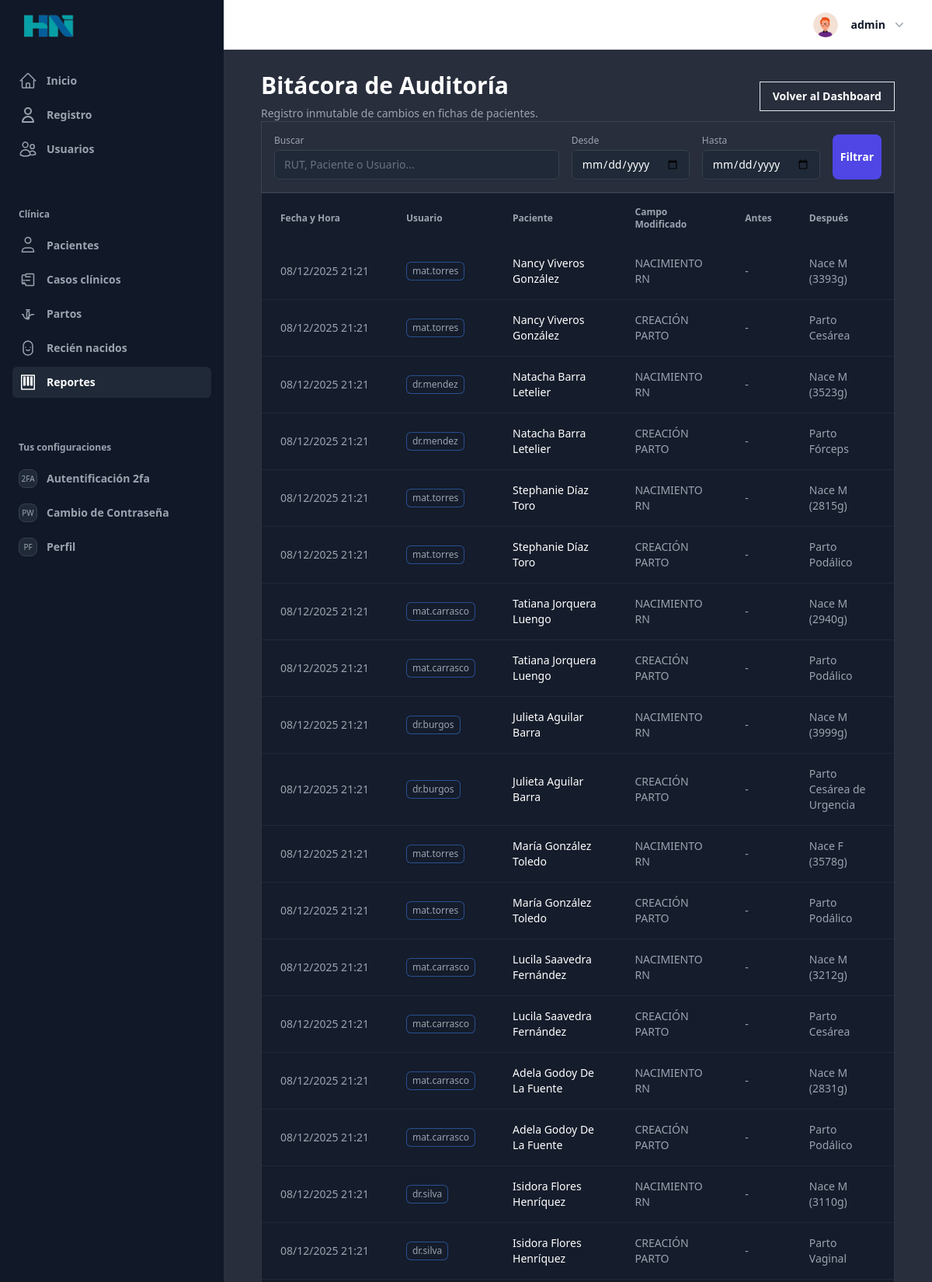
Page /reportes/auditoria/ (signed in, upper part) on the committed database.
### UsuarioApp/models.py (models this page shows, shortened)
class Profile(models.Model):
    last_activity = models.DateTimeField(null=True, blank=True)
    image = models.ImageField(upload_to=profile_picture_path, default="profile.webp")
    user_FK = models.OneToOneField(
        User, on_delete=models.CASCADE, related_name="profile"
    )
    position_FK = models.ForeignKey(
        Position, on_delete=models.SET_NULL, null=True, blank=True
    )
    def save(self, *args, **kwargs):
        update_last_activity = kwargs.pop("update_last_activity", False)
        if update_last_activity:
            self.last_activity = timezone.now()
            kwargs["update_fields"] = ["last_activity"]
        if self.pk:
            handle_old_image(Profile, self.pk, self.image)
        super(Profile, self).save(*args, **kwargs)
        if self.image and os.path.exists(self.image.path):
            resize_image(self.image.path, 300)
            crop_image(self.image.path, 300)
    def update_last_activity(self):
        self.save(update_last_activity=True)
    class Meta:
        verbose_name = "Perfil"
        verbose_name_plural = "Perfiles"
        ordering = ["-id"]

### clinica/models.py (models this page shows, shortened)
class HistorialPaciente(models.Model):
    paciente = models.ForeignKey(Paciente, on_delete=models.CASCADE, related_name='historial')
    usuario = models.ForeignKey(settings.AUTH_USER_MODEL, on_delete=models.SET_NULL, null=True)
    fecha = models.DateTimeField(auto_now_add=True)
    campo_modificado = models.CharField(max_length=100)
    valor_anterior = models.TextField(blank=True, null=True)
    valor_nuevo = models.TextField(blank=True, null=True)
    class Meta:
        ordering = ['-fecha']

class Paciente(models.Model):
    class SexoChoices(models.TextChoices):
        MASCULINO = "M", _("Masculino")
        FEMENINO = "F", _("Femenino")
        OTRO = "O", _("Otro")
    class EstadoCivilChoices(models.TextChoices):
        SOLTERA = "soltera", _("Soltera")
        CASADA = "casada", _("Casada")
        VIUDA = "viuda", _("Viuda")
        DIVORCIADA = "divorciada", _("Divorciada")
        CONVIVIENTE = "conviviente", _("Conviviente")
        OTRO = "otro", _("Otro")
    class NivelEducacionalChoices(models.TextChoices):
        NINGUNA = "ninguna", _("Ninguna")
        BASICA = "basica", _("Básica")
        MEDIA = "media", _("Media")
        TECNICA = "tecnica", _("Técnica")
        UNIVERSITARIA = "universitaria", _("Universitaria")
        OTRO = "otro", _("Otro")
    class EstadoAtencionChoices(models.TextChoices):
        EN_ESPERA = "en_espera", _("En espera")
        EN_OBSERVACION = "en_observacion", _("En observación")
        ATENDIDO = "atendido", _("Atendido")
        DERIVADO = "derivado", _("Derivado")
    class RiesgoObstetricoChoices(models.TextChoices):
        BAJO = "bajo", _("Bajo")
        MEDIO = "medio", _("Medio")
        ALTO = "alto", _("Alto")
    rut = models.CharField(_("RUT"), max_length=12, unique=True)
    nombres = models.CharField(_("Nombres"), max_length=100, blank=True)
    apellido_paterno = models.CharField(_("Apellido paterno"), max_length=100, blank=True)
    apellido_materno = models.CharField(_("Apellido materno"), max_length=100, blank=True)
    nombre_completo = models.CharField(_("Nombre completo"), max_length=255, blank=True)
    fecha_nacimiento = models.DateField(_("Fecha de nacimiento"))
    sexo = models.CharField(_("Sexo"), max_length=1, choices=SexoChoices.choices)
    telefono = models.CharField(_("Teléfono"), max_length=20, blank=True)
    email = models.EmailField(_("Correo electrónico"), blank=True)
    direccion = models.CharField(_("Dirección"), max_length=255, blank=True)
    estado_civil = models.CharField(
        _("Estado civil"),
        max_length=20,
        choices=EstadoCivilChoices.choices,
        default=EstadoCivilChoices.OTRO,
        blank=True,
    )
    nivel_educacional = models.CharField(
        _("Nivel educacional"),
        max_length=20,
        choices=NivelEducacionalChoices.choices,
        default=NivelEducacionalChoices.OTRO,
        blank=True,
    )
    consultorio = models.ForeignKey(
        Consultorio,
        verbose_name=_("Consultorio de referencia"),
        related_name="pacientes",
        on_delete=models.SET_NULL,
        null=True,
        blank=True,
        db_column="consultorio_id",
    )
    consultorio_otro = models.CharField(
        _("Especifique Consultorio"),
        max_length=120,
        blank=True,
        help_text=_("Llenar solo si el consultorio no aparece en la lista.")
    )
    registrado_por = models.ForeignKey(
        settings.AUTH_USER_MODEL,
        verbose_name=_("Registrado por"),
        related_name="pacientes_registrados",
        on_delete=models.SET_NULL,
        null=True,
        blank=True,
    )
    actualizado_por = models.ForeignKey(
        settings.AUTH_USER_MODEL,
        verbose_name=_("Actualizado por"),
        related_name="pacientes_actualizados",
        on_delete=models.SET_NULL,
        null=True,
        blank=True,
    )
    nacionalidad = models.ForeignKey(
        Nacionalidad,
        verbose_name=_("Nacionalidad"),
        related_name="pacientes",
        on_delete=models.SET_NULL,
        null=True,
        blank=True,
        db_column="nacionalidad_codigo",
    )
    nacionalidad_otro = models.CharField(
        _("Especifique Nacionalidad"),
        max_length=60,
        blank=True,
        help_text=_("Llenar solo si seleccionó 'Otra' en Nacionalidad.")
    )
    pueblo_originario = models.ForeignKey(
        PuebloOriginario,
        verbose_name=_("Pueblo originario"),
        related_name="pacientes",
        on_delete=models.SET_NULL,
        null=True,
        blank=True,
        db_column="pueblo_originario_id",
    )
    activo = models.BooleanField(_("Activo"), default=True)
    estado_atencion = models.CharField(
        _("Estado de atención"),
        max_length=20,
        choices=EstadoAtencionChoices.choices,
        default=EstadoAtencionChoices.EN_ESPERA,
    )
    riesgo_obstetrico = models.CharField(
        _("Riesgo obstétrico"),
        max_length=10,
        choices=RiesgoObstetricoChoices.choices,
        default=RiesgoObstetricoChoices.BAJO,
    )
    contacto_emergencia_nombre = models.CharField(
        _("Nombre contacto de emergencia"),
        max_length=120,
        blank=True,
    )
    contacto_emergencia_telefono = models.CharField(
        _("Teléfono contacto de emergencia"),
        max_length=20,
        blank=True,
    )
    fecha_creacion = models.DateTimeField(_("Fecha de creación"), auto_now_add=True)
    fecha_actualizacion = models.DateTimeField(_("Fecha de actualización"), auto_now=True)
    class Meta:
        ordering = ["nombres", "apellido_paterno", "apellido_materno"]
        verbose_name = _("Paciente")
        verbose_name_plural = _("Pacientes")
        indexes = [
            models.Index(fields=["fecha_nacimiento"], name="idx_paciente_fecha_nac"),
            models.Index(fields=["nombres", "apellido_paterno"], name="idx_paciente_nombre"),
        ]

### reportes/views.py (the view, shortened to what this page needs)
# urls.py: path('auditoria/', views.ReporteAuditoriaView.as_view(), name='auditoria_list'),
class ReporteAuditoriaView(PermitsPositionMixin, TemplateView):
    template_name = "reportes/auditoria_list.html"
    permission_required = ['ADMINISTRATIVE', 'TOTAL_ACCESS']
    def get_context_data(self, **kwargs):
        context = super().get_context_data(**kwargs)
        fecha_inicio = self.request.GET.get('fecha_inicio')
        fecha_final = self.request.GET.get('fecha_final')
        search_query = self.request.GET.get('q', '').strip() # <--- BUSCADOR
        qs = HistorialPaciente.objects.select_related('paciente', 'usuario').all()
        context['historial_qs'] = qs[:200]
        context['q'] = search_query # <--- Para mantener el texto en el input
        return context

### core/mixins.py (called while the page is built, shortened)
    def dispatch(self, request, *args, **kwargs):
        user = request.user
        if not user.is_authenticated:
            return redirect(self.redirect_url)
        if user.is_superuser:
            return super().dispatch(request, *args, **kwargs)

### utils/customer_img.py (called while the page is built, shortened)
def resize_image(img_path, img_size):
    try:
        with Image.open(img_path) as img:
            ancho, alto = img.size
    except (FileExistsError, UnidentifiedImageError):
        print("Error al Redimensionar la imagen")

def crop_image(img_path, img_size):
    try:
        with Image.open(img_path) as img:
            ancho, alto = img.size
    except (FileExistsError, UnidentifiedImageError):
        print("Erro al Recortar la imagen")

def handle_old_image(modelo, pk, image):
    default_image = "profile.webp"
    old_profile = modelo.objects.get(pk=pk)
    default_image_path = os.path.join(settings.MEDIA_ROOT, default_image)
    if (
        old_profile.image.path != image.path
        and old_profile.image.path != default_image_path
    ):
        default_storage.delete(old_profile.image.path)

### reportes/templates/reportes/auditoria_list.html (shortened to what this page needs)
{% extends 'components/Layout/base_extendido.html' %}
{% block content_main %}
<div class="mx-auto max-w-7xl px-4 py-8">
    <div class="mb-8 flex items-center justify-between">
        <div>
            <h1 class="text-3xl font-bold text-white">Bitácora de Auditoría</h1>
            <p class="mt-2 text-sm text-gray-400">Registro inmutable de cambios en fichas de pacientes.</p>
        </div>
        <div class="flex gap-3">
            <a href="{% url 'reportes:dashboard_obstetricia' %}" class="rounded-xl border border-white/20 px-4 py-2 text-sm font-semibold text-white hover:bg-white/5">
                Volver al Dashboard
            </a>
        </div>
    </div>
    <form method="get" class="mb-8 flex flex-wrap items-end gap-4 rounded-2xl border border-white/10 bg-gray-900/50 p-4">
        <div class="flex-1 min-w-[200px]">
            <label class="mb-1 block text-xs font-medium text-gray-400">Buscar</label>
            <input type="text" name="q" value="{{ q|default:'' }}" placeholder="RUT, Paciente o Usuario..." class="mt-1 block w-full rounded-md border-gray-700 bg-gray-800 text-white shadow-sm focus:border-indigo-500 focus:ring-indigo-500 sm:text-sm">
        </div>
        <div>
            <label class="mb-1 block text-xs font-medium text-gray-400">Desde</label>
            <input type="date" name="fecha_inicio" value="{{ fecha_inicio|default:'' }}" class="mt-1 block w-full rounded-md border-gray-700 bg-gray-800 text-white shadow-sm focus:border-indigo-500 focus:ring-indigo-500 sm:text-sm">
        </div>
        <div>
            <label class="mb-1 block text-xs font-medium text-gray-400">Hasta</label>
            <input type="date" name="fecha_final" value="{{ fecha_final|default:'' }}" class="mt-1 block w-full rounded-md border-gray-700 bg-gray-800 text-white shadow-sm focus:border-indigo-500 focus:ring-indigo-500 sm:text-sm">
        </div>
        <button type="submit" class="rounded-lg bg-indigo-600 px-5 py-2 text-sm font-semibold text-white hover:bg-indigo-500">
            Filtrar
        </button>
    </form>
    <div class="overflow-hidden rounded-2xl border border-white/10 bg-gray-900/80">
        <table class="w-full text-left text-sm text-gray-400">
            <thead class="bg-white/5 text-xs uppercase text-gray-200">
                <tr>
                    <th class="px-6 py-4">Fecha y Hora</th>
                    <th class="px-6 py-4">Usuario</th>
                    <th class="px-6 py-4">Paciente</th>
                    <th class="px-6 py-4">Campo Modificado</th>
                    <th class="px-6 py-4">Antes</th>
                    <th class="px-6 py-4">Después</th>
                </tr>
            </thead>
            <tbody class="divide-y divide-white/5">
                {% for log in historial_qs %}
                <tr class="hover:bg-white/5">
                    <td class="whitespace-nowrap px-6 py-4">{{ log.fecha|date:"d/m/Y H:i" }}</td>
                    <td class="px-6 py-4">
                        <span class="inline-flex items-center rounded-md bg-indigo-400/10 px-2 py-1 text-xs font-medium text-indigo-400 ring-1 ring-inset ring-indigo-400/30">
                            {{ log.usuario.username|default:"Sistema" }}
                        </span>
                    </td>
                    <td class="px-6 py-4 font-medium text-white">{{ log.paciente.nombre_completo }}</td>
                    <td class="px-6 py-4 text-yellow-200">{{ log.campo_modificado }}</td>
                    <td class="px-6 py-4 text-red-300">{{ log.valor_anterior|truncatechars:30 }}</td>
                    <td class="px-6 py-4 text-green-300">{{ log.valor_nuevo|truncatechars:30 }}</td>
                </tr>
                {% empty %}
                <tr>
                    <td colspan="6" class="px-6 py-8 text-center text-gray-500">
                        No hay registros de auditoría que coincidan con la búsqueda.
                    </td>
                </tr>
                {% endfor %}
            </tbody>
        </table>
    </div>
</div>
{% endblock %}

### templates/components/header/components/profile.html (shortened to what this page needs)
{% load static %}
<div class="relative" x-data="{ openUser: false }">
  <button type="button" class="-m-1.5 flex items-center p-1.5" id="user-menu-button" aria-expanded="false" aria-haspopup="true" @click="openUser = !openUser">
    <img class="h-8 w-8 rounded-full bg-gray-50" src="{{ request.user.profile.image.url }}" alt="perfil">
    <span class="hidden lg:flex lg:items-center">
      <span class="ml-4 text-sm font-semibold leading-6 text-gray-900" aria-hidden="true">{{ request.user }}</span>
      <svg class="ml-2 h-5 w-5 text-gray-400" viewBox="0 0 20 20" fill="currentColor" aria-hidden="true">
        <path fill-rule="evenodd" d="M5.23 7.21a.75.75 0 011.06.02L10 11.168l3.71-3.938a.75.75 0 111.08 1.04l-4.25 4.5a.75.75 0 01-1.08 0l-4.25-4.5a.75.75 0 01.02-1.06z" clip-rule="evenodd" />
      </svg>
    </span>
  </button>
</div>

### static/css/mensajes.css (style rules this page uses)
button { padding: 10px; }

### rows in the picture
HistorialPaciente: fecha "08/12/2025 21:21", usuario.username "mat.torres", paciente.nombre_completo "Nancy Viveros González", campo_modificado "NACIMIENTO RN", valor_anterior "-", valor_nuevo "Nace M (3393g)"
HistorialPaciente: fecha "08/12/2025 21:21", usuario.username "mat.torres", paciente.nombre_completo "Nancy Viveros González", campo_modificado "CREACIÓN PARTO", valor_anterior "-", valor_nuevo "Parto Cesárea"
HistorialPaciente: fecha "08/12/2025 21:21", usuario.username "dr.mendez", paciente.nombre_completo "Natacha Barra Letelier", campo_modificado "NACIMIENTO RN", valor_anterior "-", valor_nuevo "Nace M (3523g)"
HistorialPaciente: fecha "08/12/2025 21:21", usuario.username "dr.mendez", paciente.nombre_completo "Natacha Barra Letelier", campo_modificado "CREACIÓN PARTO", valor_anterior "-", valor_nuevo "Parto Fórceps"
HistorialPaciente: fecha "08/12/2025 21:21", usuario.username "mat.torres", paciente.nombre_completo "Stephanie Díaz Toro", campo_modificado "NACIMIENTO RN", valor_anterior "-", valor_nuevo "Nace M (2815g)"
HistorialPaciente: fecha "08/12/2025 21:21", usuario.username "mat.torres", paciente.nombre_completo "Stephanie Díaz Toro", campo_modificado "CREACIÓN PARTO", valor_anterior "-", valor_nuevo "Parto Podálico"
HistorialPaciente: fecha "08/12/2025 21:21", usuario.username "mat.carrasco", paciente.nombre_completo "Tatiana Jorquera Luengo", campo_modificado "NACIMIENTO RN", valor_anterior "-", valor_nuevo "Nace M (2940g)"
HistorialPaciente: fecha "08/12/2025 21:21", usuario.username "mat.carrasco", paciente.nombre_completo "Tatiana Jorquera Luengo", campo_modificado "CREACIÓN PARTO", valor_anterior "-", valor_nuevo "Parto Podálico"
HistorialPaciente: fecha "08/12/2025 21:21", usuario.username "dr.burgos", paciente.nombre_completo "Julieta Aguilar Barra", campo_modificado "NACIMIENTO RN", valor_anterior "-", valor_nuevo "Nace M (3999g)"
HistorialPaciente: fecha "08/12/2025 21:21", usuario.username "dr.burgos", paciente.nombre_completo "Julieta Aguilar Barra", campo_modificado "CREACIÓN PARTO", valor_anterior "-", valor_nuevo "Parto Cesárea de Urgencia"
HistorialPaciente: fecha "08/12/2025 21:21", usuario.username "mat.torres", paciente.nombre_completo "María González Toledo", campo_modificado "NACIMIENTO RN", valor_anterior "-", valor_nuevo "Nace F (3578g)"
HistorialPaciente: fecha "08/12/2025 21:21", usuario.username "mat.torres", paciente.nombre_completo "María González Toledo", campo_modificado "CREACIÓN PARTO", valor_anterior "-", valor_nuevo "Parto Podálico"
HistorialPaciente: fecha "08/12/2025 21:21", usuario.username "mat.carrasco", paciente.nombre_completo "Lucila Saavedra Fernández", campo_modificado "NACIMIENTO RN", valor_anterior "-", valor_nuevo "Nace M (3212g)"
HistorialPaciente: fecha "08/12/2025 21:21", usuario.username "mat.carrasco", paciente.nombre_completo "Lucila Saavedra Fernández", campo_modificado "CREACIÓN PARTO", valor_anterior "-", valor_nuevo "Parto Cesárea"
HistorialPaciente: fecha "08/12/2025 21:21", usuario.username "mat.carrasco", paciente.nombre_completo "Adela Godoy De La Fuente", campo_modificado "NACIMIENTO RN", valor_anterior "-", valor_nuevo "Nace M (2831g)"
HistorialPaciente: fecha "08/12/2025 21:21", usuario.username "mat.carrasco", paciente.nombre_completo "Adela Godoy De La Fuente", campo_modificado "CREACIÓN PARTO", valor_anterior "-", valor_nuevo "Parto Podálico"
HistorialPaciente: fecha "08/12/2025 21:21", usuario.username "dr.silva", paciente.nombre_completo "Isidora Flores Henríquez", campo_modificado "NACIMIENTO RN", valor_anterior "-", valor_nuevo "Nace M (3110g)"
HistorialPaciente: fecha "08/12/2025 21:21", usuario.username "dr.silva", paciente.nombre_completo "Isidora Flores Henríquez", campo_modificado "CREACIÓN PARTO", valor_anterior "-", valor_nuevo "Parto Vaginal"

### other values in the picture
{{ request.user }} "admin"
